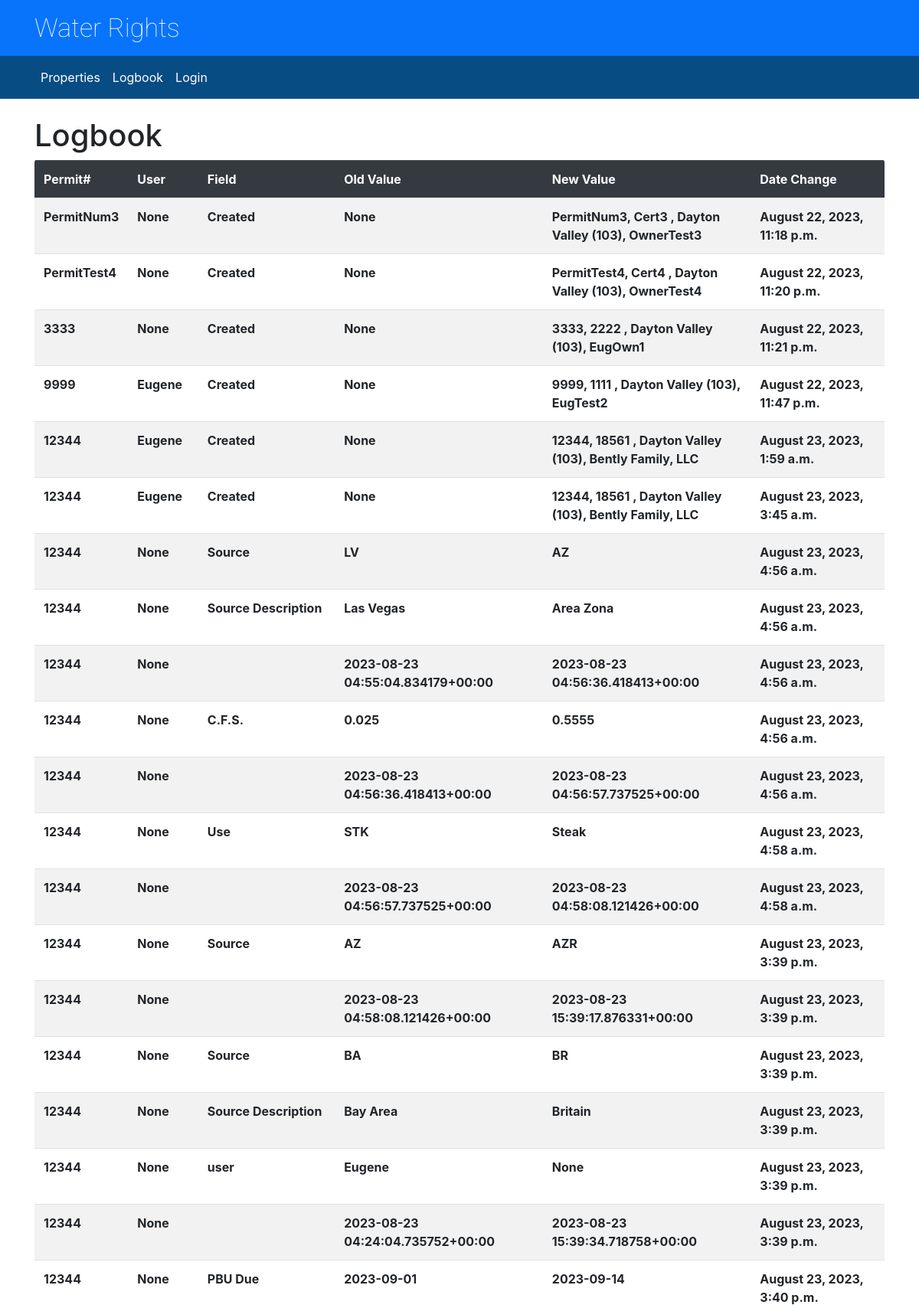
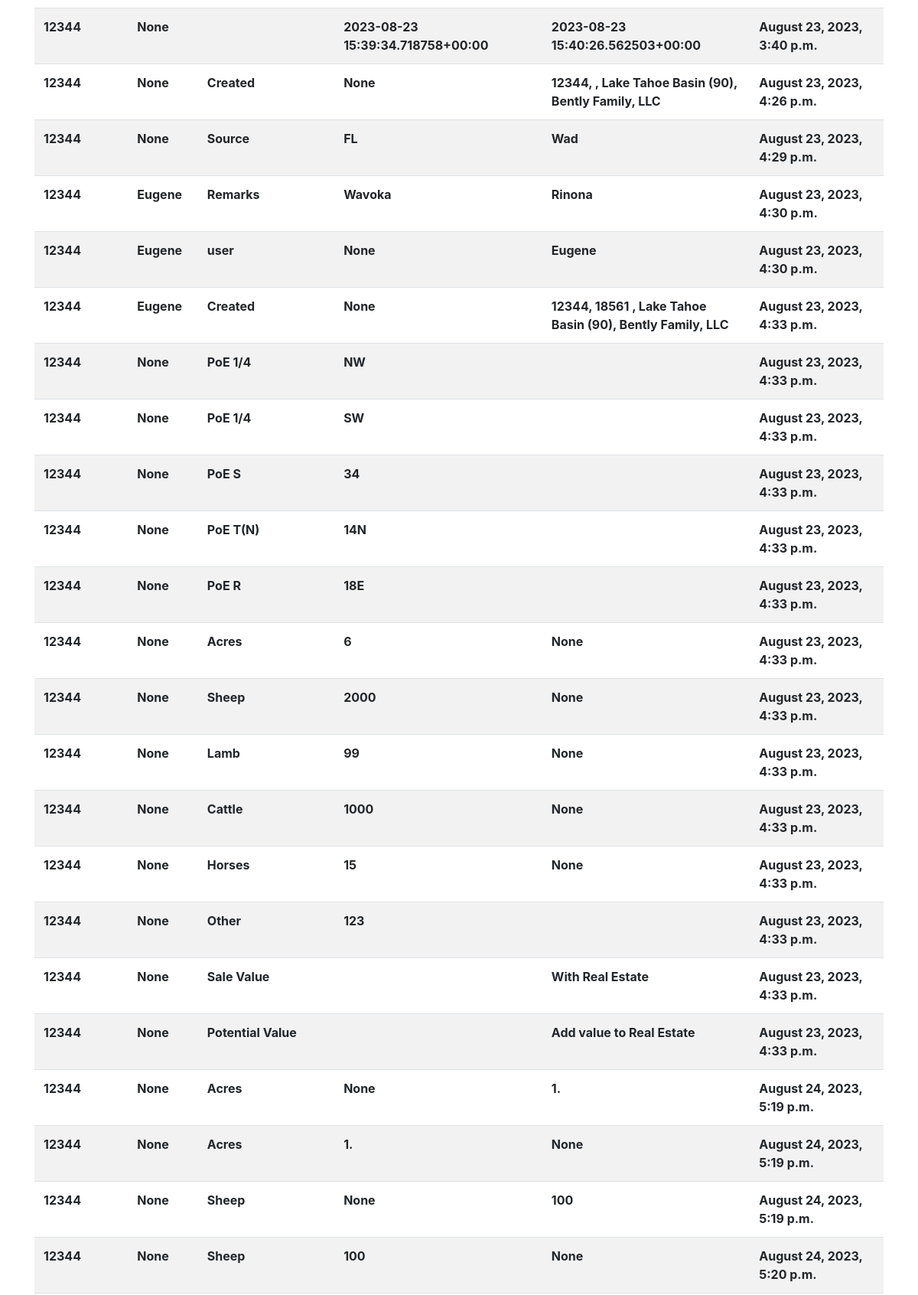
Page /logbook.html (upper part) on the committed database (2 pictures, top to bottom).
### permitinformation/models.py (models this page shows, shortened)
class AuditLog(models.Model):
	property = models.ForeignKey(Property, on_delete=models.CASCADE, related_name='audit_logs')
	user = models.ForeignKey(User, on_delete=models.SET_NULL, null=True) # User who made the change
	field_name = models.CharField(max_length=255) # Name of the field that was changed
	old_value = models.TextField(null=True, blank=True) # Previous value of the field
	new_value = models.TextField(null=True, blank=True) # New value of the field
	changed_at = models.DateTimeField(auto_now_add=True) # Timestamp of when the change occurred

class Property(models.Model):
	basin = models.CharField('Basin', max_length=50)
	owner_of_record = models.CharField('Owner of Record', max_length=50)
	permit_num = models.CharField('Permit Number', max_length=20)
	cert_status = models.CharField('Cert./Status', max_length=20, blank=True)
	priority_date = models.DateField('Priority Date', blank=True, null=True)
	pod_1 = models.CharField('PoE 1/4', max_length=10, blank=True)
	pod_2 = models.CharField('PoE 1/4', max_length=10, blank=True)
	pod_3 = models.CharField('PoE S', max_length=10, blank=True)
	pod_4 = models.CharField('PoE T(N)', max_length=10, blank=True)
	pod_5 = models.CharField('PoE R', max_length=10, blank=True)
	unit_acres = models.CharField('Acres', max_length=10, blank=True, null=True) #FloatField?
	unit_sheep = models.IntegerField('Sheep', blank=True, null=True)
	unit_lamb = models.IntegerField('Lamb', blank=True, null=True)
	unit_cattle = models.IntegerField('Cattle', blank=True, null=True)
	unit_horses = models.IntegerField('Horses', blank=True, null=True)
	unit_other = models.CharField('Other', max_length=100, blank=True)
	cfs = models.CharField('C.F.S.', max_length=10, blank=True, null=True) #FloatField?
	duty_af = models.CharField('Duty (AF)', max_length=10, blank=True, null=True) #FloatField?
	poc_due = models.DateField('POC Due', blank=True, null=True)
	pbu_due = models.DateField('PBU Due', blank=True, null=True)
	use = models.CharField('Use', max_length=10, blank=True)
	source = models.CharField('Source', max_length=10, blank=True)
	source_description = models.CharField('Source Description', max_length=50, blank=True)
	remarks = models.CharField('Remarks', max_length=150, blank=True)
	sale_value = models.CharField('Sale Value', max_length=150, blank=True)
	potential_values = models.CharField('Potential Value', max_length=150, blank=True)
	user = models.ForeignKey(User, on_delete=models.SET_NULL, null=True)
	created_by = models.CharField('', max_length=50, blank=True)
	modified_by = models.CharField('', max_length=50, blank=True)
	create_date = models.DateTimeField('', auto_now_add=True)
	modify_date = models.DateTimeField('', auto_now=True)
	class Meta:
		verbose_name_plural = "Properties"

### permitinformation/views.py (the view)
# urls.py: path('logbook.html', views.logbook, name="logbook"),
def logbook(request):
	logs = AuditLog.objects.all()
	return render(request, 'logbook.html', {'logs': logs})

### permitinformation/templates/logbook.html (shortened to what this page needs)
{% extends 'base.html' %}
{% block content %}
<h1>Logbook</h1>
<div class="bdr">
  <table class="table col-lg-12 table-striped bordered">
  	<thead class="thead-dark">
    <tr>
      <th scope="col-lg-1">Permit#</th>
      <th scope="col-lg-1">User</th>
      <th scope="col-lg-2">Field</th>
      <th scope="col-lg-3">Old Value</th>
      <th scope="col-lg-3">New Value</th>
      <th scope="col-lg-2">Date Change</th>
    </tr>
    </thead>
    <tbody>
    {% for log in logs %}
      <tr class="">
      	<th class="col-lg-1">{{ log.property.permit_num }}</th>
      	<th class="col-lg-1">{{ log.user }}</th>
      	<th class="col-lg-2">{{ log.field_name }}</th>
      	<th class="col-lg-3">{{ log.old_value }}</th>
      	<th class="col-lg-3">{{ log.new_value }}</th>
      	<th class="col-lg-2">{{ log.changed_at|date:"F j, Y, P" }}</th>
  	  </tr>
    {% endfor %}
    </tbody>
  </table>
  </div>
{% endblock %}

### permitinformation/static/permitinformation/css/styles.css (style rules this page uses)
.table > tbody > tr { border-top: none !important; border-bottom: 1px solid #dee2e6 !important; }
.table > thead > tr:last-child > th { border-bottom: none !important; }
.bdr { border-radius: 3px; overflow: hidden; }

### rows in the picture
AuditLog: property.permit_num "PermitNum3", user "None", field_name "Created", old_value "None", new_value "PermitNum3, Cert3 , Dayton Valley (103), OwnerTest3", changed_at "August 22, 2023, 11:18 p.m."
AuditLog: property.permit_num "PermitTest4", user "None", field_name "Created", old_value "None", new_value "PermitTest4, Cert4 , Dayton Valley (103), OwnerTest4", changed_at "August 22, 2023, 11:20 p.m."
AuditLog: property.permit_num "3333", user "None", field_name "Created", old_value "None", new_value "3333, 2222 , Dayton Valley (103), EugOwn1", changed_at "August 22, 2023, 11:21 p.m."
AuditLog: property.permit_num "9999", user "Eugene", field_name "Created", old_value "None", new_value "9999, 1111 , Dayton Valley (103), EugTest2", changed_at "August 22, 2023, 11:47 p.m."
AuditLog: property.permit_num "12344", user "Eugene", field_name "Created", old_value "None", new_value "12344, 18561 , Dayton Valley (103), Bently Family, LLC", changed_at "August 23, 2023, 1:59 a.m."
AuditLog: property.permit_num "12344", user "Eugene", field_name "Created", old_value "None", new_value "12344, 18561 , Dayton Valley (103), Bently Family, LLC", changed_at "August 23, 2023, 3:45 a.m."
AuditLog: property.permit_num "12344", user "None", field_name "Source", old_value "LV", new_value "AZ", changed_at "August 23, 2023, 4:56 a.m."
AuditLog: property.permit_num "12344", user "None", field_name "Source Description", old_value "Las Vegas", new_value "Area Zona", changed_at "August 23, 2023, 4:56 a.m."
AuditLog: property.permit_num "12344", user "None", old_value "2023-08-23 04:55:04.834179+00:00", new_value "2023-08-23 04:56:36.418413+00:00", changed_at "August 23, 2023, 4:56 a.m."
AuditLog: property.permit_num "12344", user "None", field_name "C.F.S.", old_value "0.025", new_value "0.5555", changed_at "August 23, 2023, 4:56 a.m."
AuditLog: property.permit_num "12344", user "None", old_value "2023-08-23 04:56:36.418413+00:00", new_value "2023-08-23 04:56:57.737525+00:00", changed_at "August 23, 2023, 4:56 a.m."
AuditLog: property.permit_num "12344", user "None", field_name "Use", old_value "STK", new_value "Steak", changed_at "August 23, 2023, 4:58 a.m."
AuditLog: property.permit_num "12344", user "None", old_value "2023-08-23 04:56:57.737525+00:00", new_value "2023-08-23 04:58:08.121426+00:00", changed_at "August 23, 2023, 4:58 a.m."
AuditLog: property.permit_num "12344", user "None", field_name "Source", old_value "AZ", new_value "AZR", changed_at "August 23, 2023, 3:39 p.m."
AuditLog: property.permit_num "12344", user "None", old_value "2023-08-23 04:58:08.121426+00:00", new_value "2023-08-23 15:39:17.876331+00:00", changed_at "August 23, 2023, 3:39 p.m."
AuditLog: property.permit_num "12344", user "None", field_name "Source", old_value "BA", new_value "BR", changed_at "August 23, 2023, 3:39 p.m."
AuditLog: property.permit_num "12344", user "None", field_name "Source Description", old_value "Bay Area", new_value "Britain", changed_at "August 23, 2023, 3:39 p.m."
AuditLog: property.permit_num "12344", user "None", field_name "user", old_value "Eugene", new_value "None", changed_at "August 23, 2023, 3:39 p.m."
AuditLog: property.permit_num "12344", user "None", old_value "2023-08-23 04:24:04.735752+00:00", new_value "2023-08-23 15:39:34.718758+00:00", changed_at "August 23, 2023, 3:39 p.m."
AuditLog: property.permit_num "12344", user "None", field_name "PBU Due", old_value "2023-09-01", new_value "2023-09-14", changed_at "August 23, 2023, 3:40 p.m."
AuditLog: property.permit_num "12344", user "None", old_value "2023-08-23 15:39:34.718758+00:00", new_value "2023-08-23 15:40:26.562503+00:00", changed_at "August 23, 2023, 3:40 p.m."
AuditLog: property.permit_num "12344", user "None", field_name "Created", old_value "None", new_value "12344, , Lake Tahoe Basin (90), Bently Family, LLC", changed_at "August 23, 2023, 4:26 p.m."
AuditLog: property.permit_num "12344", user "None", field_name "Source", old_value "FL", new_value "Wad", changed_at "August 23, 2023, 4:29 p.m."
AuditLog: property.permit_num "12344", user "Eugene", field_name "Remarks", old_value "Wavoka", new_value "Rinona", changed_at "August 23, 2023, 4:30 p.m."
AuditLog: property.permit_num "12344", user "Eugene", field_name "user", old_value "None", new_value "Eugene", changed_at "August 23, 2023, 4:30 p.m."
AuditLog: property.permit_num "12344", user "Eugene", field_name "Created", old_value "None", new_value "12344, 18561 , Lake Tahoe Basin (90), Bently Family, LLC", changed_at "August 23, 2023, 4:33 p.m."
AuditLog: property.permit_num "12344", user "None", field_name "PoE 1/4", old_value "NW", changed_at "August 23, 2023, 4:33 p.m."
AuditLog: property.permit_num "12344", user "None", field_name "PoE 1/4", old_value "SW", changed_at "August 23, 2023, 4:33 p.m."
AuditLog: property.permit_num "12344", user "None", field_name "PoE S", old_value "34", changed_at "August 23, 2023, 4:33 p.m."
AuditLog: property.permit_num "12344", user "None", field_name "PoE T(N)", old_value "14N", changed_at "August 23, 2023, 4:33 p.m."
AuditLog: property.permit_num "12344", user "None", field_name "PoE R", old_value "18E", changed_at "August 23, 2023, 4:33 p.m."
AuditLog: property.permit_num "12344", user "None", field_name "Acres", old_value "6", new_value "None", changed_at "August 23, 2023, 4:33 p.m."
AuditLog: property.permit_num "12344", user "None", field_name "Sheep", old_value "2000", new_value "None", changed_at "August 23, 2023, 4:33 p.m."
AuditLog: property.permit_num "12344", user "None", field_name "Lamb", old_value "99", new_value "None", changed_at "August 23, 2023, 4:33 p.m."
AuditLog: property.permit_num "12344", user "None", field_name "Cattle", old_value "1000", new_value "None", changed_at "August 23, 2023, 4:33 p.m."
AuditLog: property.permit_num "12344", user "None", field_name "Horses", old_value "15", new_value "None", changed_at "August 23, 2023, 4:33 p.m."
AuditLog: property.permit_num "12344", user "None", field_name "Other", old_value "123", changed_at "August 23, 2023, 4:33 p.m."
AuditLog: property.permit_num "12344", user "None", field_name "Sale Value", new_value "With Real Estate", changed_at "August 23, 2023, 4:33 p.m."
AuditLog: property.permit_num "12344", user "None", field_name "Potential Value", new_value "Add value to Real Estate", changed_at "August 23, 2023, 4:33 p.m."
AuditLog: property.permit_num "12344", user "None", field_name "Acres", old_value "None", new_value "1.", changed_at "August 24, 2023, 5:19 p.m."
AuditLog: property.permit_num "12344", user "None", field_name "Acres", old_value "1.", new_value "None", changed_at "August 24, 2023, 5:19 p.m."
AuditLog: property.permit_num "12344", user "None", field_name "Sheep", old_value "None", new_value "100", changed_at "August 24, 2023, 5:19 p.m."
AuditLog: property.permit_num "12344", user "None", field_name "Sheep", old_value "100", new_value "None", changed_at "August 24, 2023, 5:20 p.m."
